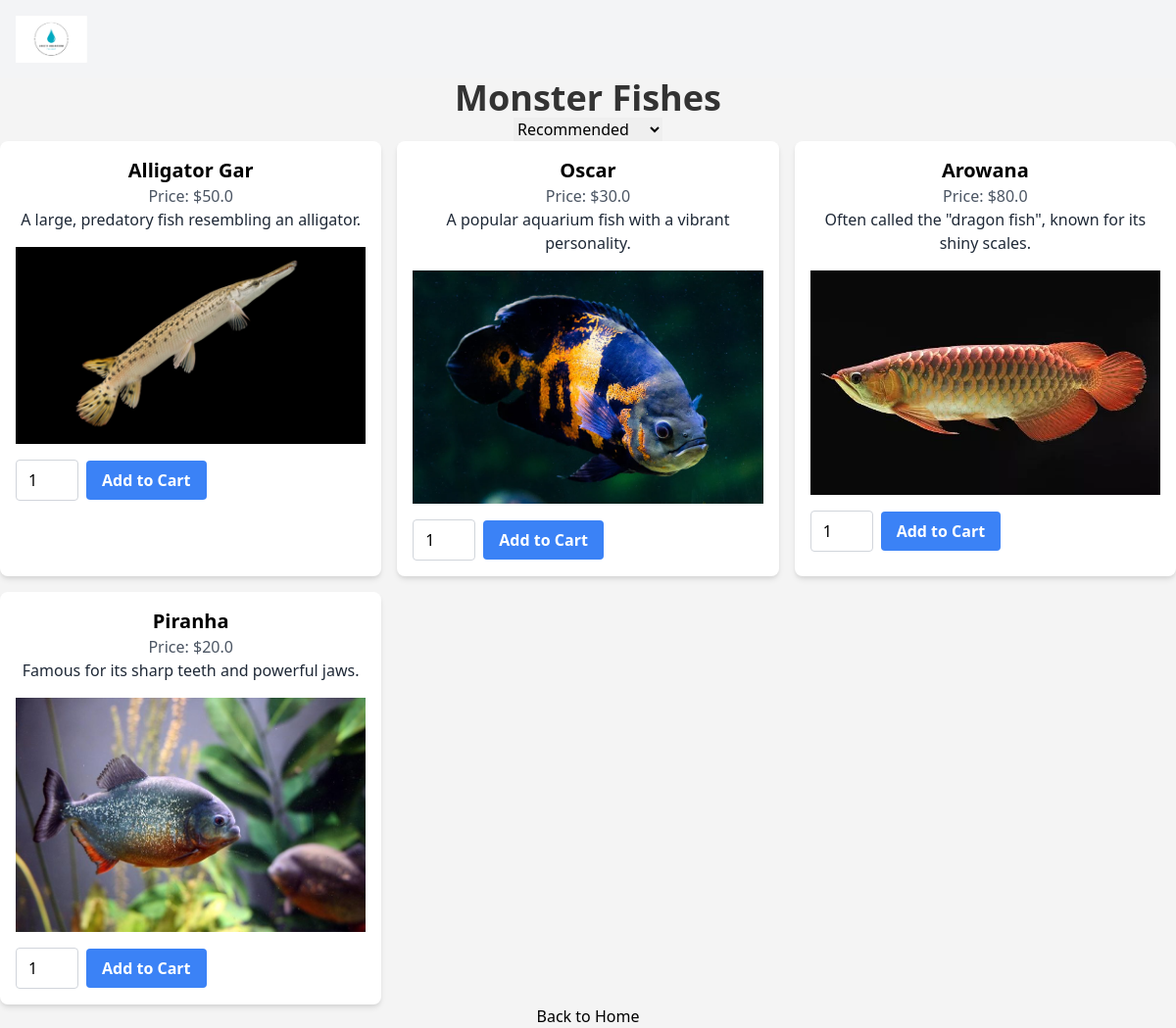
Page /category/Monster Fishes on the committed database.
### models.py (models this page shows, shortened)
class Category(db.Model):
    __tablename__ = 'category'
    __table_args__ = {'extend_existing': True}
    id = db.Column(db.Integer, primary_key=True)
    name = db.Column(db.String(80), unique=True, nullable=False)
    image_filename = db.Column(db.String(200), nullable=True)
    products = db.relationship('Product', backref='category', lazy=True)

class Product(db.Model):
    __tablename__ = 'product'
    __table_args__ = {'extend_existing': True}
    __tablename__ = 'product'
    id = db.Column(db.Integer, primary_key=True)
    name = db.Column(db.String(80), nullable=False)
    price = db.Column(db.Float, nullable=False)
    description = db.Column(db.String(200))
    image_filename = db.Column(db.String(200))
    category_id = db.Column(db.Integer, db.ForeignKey('category.id'), nullable=False)

### app.py (the view)
@app.route('/category/<category_name>')
def show_category(category_name):
    sort = request.args.get('sort', 'recommended')
    category = Category.query.filter_by(name=category_name).first_or_404()
    if sort == 'price_asc':
        products = Product.query.filter_by(category_id=category.id).order_by(Product.price.asc()).all()
    elif sort == 'price_desc':
        products = Product.query.filter_by(category_id=category.id).order_by(Product.price.desc()).all()
    elif sort == 'alphabetical':
        products = Product.query.filter_by(category_id=category.id).order_by(Product.name).all()
    else:  # recommended or default case
        products = Product.query.filter_by(category_id=category.id).all()
    return render_template('category.html', category=category, products=products)

### templates/category.html (shortened to what this page needs)
<!DOCTYPE html>
<html lang="en">
<head>
    <link rel="stylesheet" href="{{ url_for('static', filename='css/style.css') }}">
    <link rel="stylesheet" href="https://cdn.jsdelivr.net/npm/tailwindcss@2.2.19/dist/tailwind.min.css">
</head>
<body>
    <header class="bg-gray-100 p-4">
        <a href="{{ url_for('home') }}">
            <img src="{{ url_for('static', filename='images/logo.png') }}" alt="Logo" class="h-12">
        </a>
    </header>
    <h1 class="text-4xl font-bold">{{ category.name }}</h1>
    <form action="{{ url_for('show_category', category_name=category.name) }}" method="get">
        <select name="sort" onchange="this.form.submit()">
            <option value="recommended" {% if request.args.get('sort') == 'recommended' %}selected{% endif %}>Recommended</option>
        </select>
    </form>
    <div class="grid grid-cols-3 gap-4">
        {% for product in products %}
            <div class="bg-white rounded-lg shadow-md p-4">
                <h2 class="text-xl font-bold">{{ product.name }}</h2>
                <p class="text-gray-600">Price: ${{ product.price }}</p>
                <p class="text-gray-800">{{ product.description }}</p>
                {% if product.image_filename %}
                    <img src="{{ url_for('static', filename='images/products/' + product.image_filename) }}" alt="{{ product.name }}" class="mt-4">
                {% endif %}
                <form action="{{ url_for('add_to_cart') }}" method="post" class="mt-4">
                    <div class="flex items-center">
                        <input type="number" name="quantity" value="1" min="1" class="mr-2 w-16 py-2 px-3 border border-gray-300 rounded">
                        <button type="submit" class="bg-blue-500 hover:bg-blue-700 text-white font-bold py-2 px-4 rounded">Add to Cart</button>
                    </div>
                </form>
            </div>
        {% endfor %}
    </div>
    <a href="{{ url_for('home') }}" class="mt-4">Back to Home</a>
</body>
</html>

### static/css/style.css (style rules this page uses)
body { font-family: Arial, sans-serif; margin: 0; padding: 0; text-align: center; }
body { font-family: Arial, sans-serif; margin: 0; padding: 0; text-align: center; background-color: #f4f4f4; }
h1 { color: #333; }
a { color: #06c; text-decoration: none; }
button { background-color: #28a745; border: none; border-radius: 4px; color: white; padding: 10px 20px; text-align: center; text-decoration: none; display: inline-block; font-size: 16px; margin: 4px 2px; cursor: pointer; }

### rows in the picture
Category: name "Monster Fishes"
Product: name "Alligator Gar", price "50.0", description "A large, predatory fish resembling an alligator.", image_filename (picture)
Product: name "Oscar", price "30.0", description "A popular aquarium fish with a vibrant personality.", image_filename (picture)
Product: name "Arowana", price "80.0", description "Often called the \"dragon fish\", known for its shiny scales.", image_filename (picture)
Product: name "Piranha", price "20.0", description "Famous for its sharp teeth and powerful jaws.", image_filename (picture)
